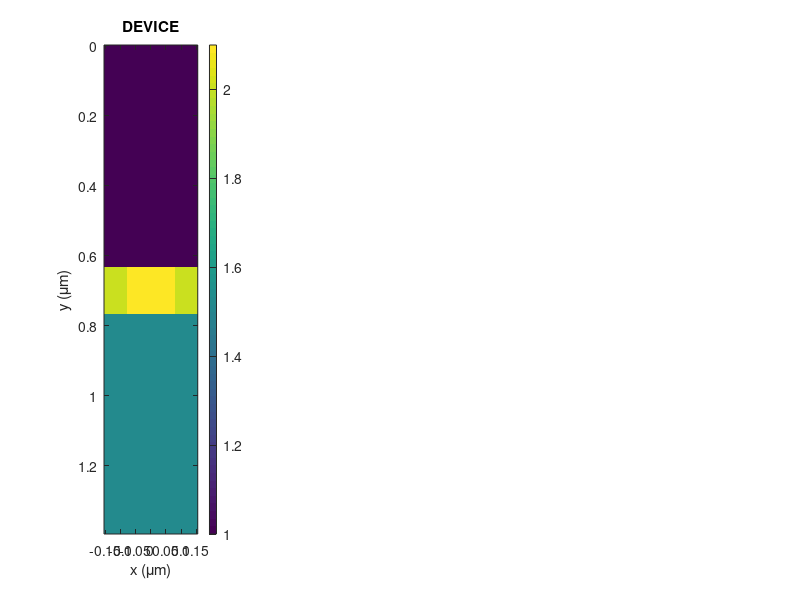

This chart was generated by the following MATLAB code: (Note: this script raises an error after producing the figure.)
% demo_gmr
%
% This MATLAB code demonstrates the finite-difference frequency-domain
% method by modeling transmission and reflectance from a guided-mode
% resonance filter.
%
% Raymond C. Rumpf, Ph.D.
% Associate Professor of Electrical and Computer Engineering
% University of Texas at El Paso
% EL Paso, TX 79968
%
% Example code written for short course on
% "Introduction to Optical Simulation Using the Finite-Difference
% Frequency-Domain Method."

% INITIALIZE MATLAB
close all; clc;
clear all;

% UNITS
micrometers = 1;
nanometers  = micrometers / 1000;
radians     = 1;
degrees     = pi/180;

% INITIALIZE FIGURE WINDOW
ss = get(0,'ScreenSize');
figure('Position',[1 0.056*ss(4) ss(3) 0.87*ss(4)]);

%% DEFINE SIMULATION PARAMETERS

% SOURCE
LAMBDA = [400:1:700] * nanometers;      %wavelength range to simulate
theta  = 0 * degrees;                   %angle of incidence
pol    = 'E';                           %polarization or mode

% GMR
T  = 134 * nanometers;                  %thickness of GMR grating
L  = 314 * nanometers;                  %period of GMR grating
n1 = 1.00;                              %refractive index of superstrate
n2 = 1.52;                              %refractive index of substrate
nL = 2.00;                              %low refractive index of GMR
nH = 2.10;                              %high refractive index of GMR
f  = 0.5;                               %duty cycle of GMR grating

% GRID
nmax    = max([n1 n2 nL nH]);           %maximum refractive index
NRES    = 20;                           %grid resolution parameter
NPML    = 20;                           %size of perfectly matched layer
buf_ylo = 500 * nanometers;             %space between GMR and PML
buf_yhi = 500 * nanometers;             %space between GMR and PML

%% COMPUTE OPTIMIZED GRID

% INITIAL GRID RESOLUTION
dx1 = min(LAMBDA) /nmax/NRES;           %must resolve smallest wavelength
dy1 = dx1;

dx2 = f*L/NRES;                         %must resolve finest dimension
dy2 = T/NRES;                           

dx = min(dx1,dx2);                      %choose smallest numbers
dy = min(dy1,dy2);

% SNAP GRID TO CRITICAL DIMENSIONS
nx = ceil(L/dx);        dx = L/nx;      %snap x-grid to GMR period
ny = ceil(T/dy);        dy = T/ny;      %snap y-grid to GMR thickness

% GRID SIZE
Sx = L;                                 %physical size along x
Sy = buf_ylo + T + buf_yhi;             %physical size along y
Nx = round(Sx/dx);                      %grid size along x
Ny = round(Sy/dy) + 2*NPML;             %grid size along y

% ENSURE Nx IS ODD
Nx = 2*round(Nx/2) + 1;
dx = Sx/Nx;

% 2X GRID PARAMETERS
Nx2 = 2*Nx;                             %grid size is twice
Ny2 = 2*Ny;     

dx2 = dx/2;                             %grid spacing is halved
dy2 = dy/2;

% GRID AXES
xa  = [0:Nx-1]*dx;      xa  = xa - mean(xa);
ya  = [0:Ny-1]*dy;
xa2 = [0:Nx2-1]*dx2;    xa2 = xa2 - mean(xa2);
ya2 = [0:Ny2-1]*dy2;

% REPORT GRID SIZE
disp(['Grid size is:  Nx = ' num2str(Nx)]);
disp(['               Ny = ' num2str(Ny)]);

% CLEAR TEMPORARY VARIABLES
clear dx1 dy1 nx ny;

%% BUILD GMR DEVICE ON 2X GRID

% COMPUTE STRUCTURE INDICES
nx1 = round((Nx2-f*L/dx2)/2);           %position of left of high index
nx2 = round((Nx2+f*L/dx2)/2);           %position of right of high index

ny1 = 2*NPML + round(buf_ylo/dy2);      %position of top of GMR
ny1 = 2*round(ny1/2) + 1;               %make position index odd
ny2 = ny1 + round(T/dy2) - 1;           %compute bottom position

% BUILD GMR
N2X = n1 * ones(Nx2,Ny2);               %initialize entire grid with n1
N2X(:,ny1:ny2)       = nL;              %fill GMR with nL
N2X(nx1:nx2,ny1:ny2) = nH;              %add nH to GMR
N2X(:,ny2+1:Ny2)     = n2;              %add n2 to superstrate region

% SHOW DEVICE
subplot(141);
imagesc(xa/micrometers,ya/micrometers,N2X');
xlabel('x (\mum)');
ylabel('y (\mum)');
title('DEVICE');
colorbar;
drawnow;

% COMPUTE DIELECTRIC AND MAGNETIC FUNCTIONS
ER2 = N2X.^2;                           %er = n^2
UR2 = ones(Nx2,Ny2);                    %no magnetic response

% CLEAR TEMPORARY VARIABLES
clear nx1 nx2 ny1 ny2 N2X;

%% SIMULATE GUIDED-MODE RESONANCE FILTER

% INITIALIZE RECORD VARIABLES
NLAM = length(LAMBDA);                  %determine how many simulations
REF  = zeros(NLAM,1);                   %initialize reflection record
TRN  = zeros(NLAM,1);                   %initialize transmission record

% ITERATE OVER WAVELENGTH
for nlam = 1 : NLAM
    
    % Get Next Wavelength
    lam0 = LAMBDA(nlam);
    
    % Compute Source Vector
    k0   = 2*pi/lam0;
    kinc = k0*n1*[sin(theta);cos(theta)];
    
    % Call FDFD2D
    RES2 = [dx2 dy2];
    [R,T,m,F] = fdfd2d(lam0,UR2,ER2,RES2,NPML,kinc,pol);
    
    % Record Transmission and Reflection Response (%)
    REF(nlam) = 100*sum(R(:));          %add all spatial harmonics
    TRN(nlam) = 100*sum(T(:));          %   to compute total power
    
    % Show Field
    subplot(142);
    imagesc(xa/micrometers,ya/micrometers,real(F)');
    xlabel('x (\mum)');
    ylabel('y (\mum)');
    title('FIELD');
    colorbar;
    
    % Show Spectra
    subplot(1,4,3:4);
    plot(LAMBDA(1:nlam)/nanometers,REF(1:nlam),'-r'); hold on;
    plot(LAMBDA(1:nlam)/nanometers,TRN(1:nlam),'-b');
    plot(LAMBDA(1:nlam)/nanometers,REF(1:nlam)+TRN(1:nlam),':k'); hold off;
    axis([min(LAMBDA)/nanometers max(LAMBDA)/nanometers 0 105]);
    xlabel('Wavelength (nm)');
    ylabel('%   ','Rotation',0);
    title('SPECTRAL RESPONSE');
    
    drawnow;                            %update graphics now!
end





